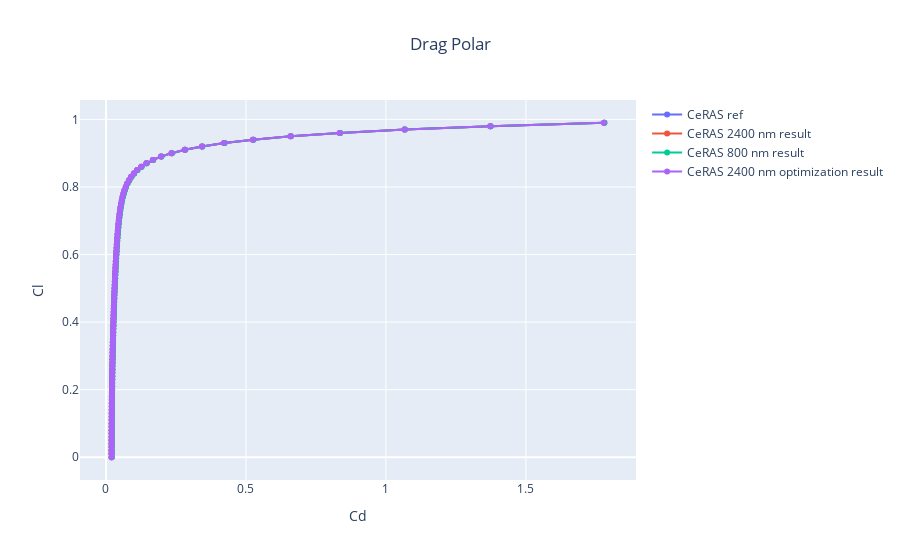

The code cell stored with this chart in its notebook:
### Markdown cell above
## 2. Aerodynamic plots

### Code cell
fig = drag_polar_plot(CeRAS_OUTPUT_FILE, name='CeRAS 2400 nm result')
fig = drag_polar_plot(CeRAS_800nm_OUTPUT_FILE, name='CeRAS 800 nm result', fig=fig)
fig = drag_polar_plot(CeRAS_OPT_OUTPUT_FILE, name='CeRAS 2400 nm optimization result', fig=fig)
fig.show()
